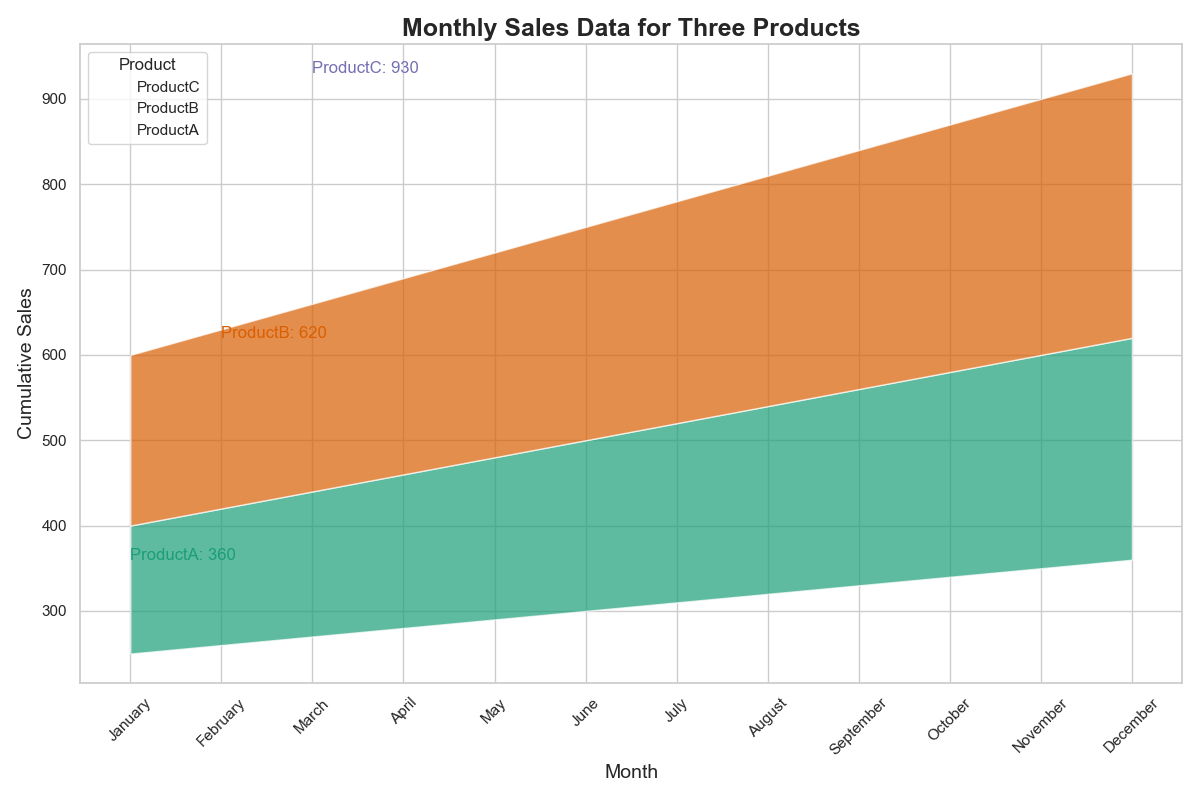

Reproduce this figure in Python.

import pandas as pd
import numpy as np
import seaborn as sns
import matplotlib.pyplot as plt

# Create dataframe
data = {
    'Month': ['January', 'February', 'March', 'April', 'May', 'June', 'July', 'August', 'September', 'October', 'November', 'December'],
    'ProductA': [250, 260, 270, 280, 290, 300, 310, 320, 330, 340, 350, 360],
    'ProductB': [150, 160, 170, 180, 190, 200, 210, 220, 230, 240, 250, 260],
    'ProductC': [200, 210, 220, 230, 240, 250, 260, 270, 280, 290, 300, 310]
}
df = pd.DataFrame(data)
df = df.set_index('Month')

# Plot stacked area chart
plt.figure(figsize=(12, 8))
sns.set_theme(style="whitegrid")
pal = ["#1b9e77", "#d95f02", "#7570b3"]

# Cumulate the values
df_cum = df.cumsum(axis=1)

# Plot the lines to create a stacked effect
for i in range(len(df.columns)-1, -1, -1):
    sns.lineplot(data=df_cum[df.columns[i]], label=df.columns[i], color=pal[i], linewidth=0)

# Fill the area between the lines
for i in range(len(df.columns)-1):
    plt.fill_between(df.index, df_cum.iloc[:, i], df_cum.iloc[:, i+1], facecolor=pal[i], alpha=0.7)

# Annotation
for idx, value in enumerate(df_cum.iloc[-1]):
    plt.text(idx, value, f'{df.columns[idx]}: {value}', horizontalalignment='left', size='medium', color=pal[idx])

# Customize chart
plt.title("Monthly Sales Data for Three Products", fontsize=18, fontweight='bold')
plt.xlabel("Month", fontsize=14)
plt.ylabel("Cumulative Sales", fontsize=14)
plt.xticks(rotation=45)
plt.legend(title='Product')

# Show the chart
plt.tight_layout()
plt.show()
